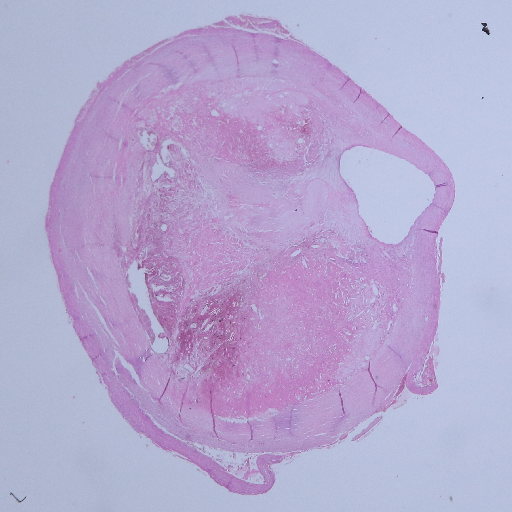
#> input picture kropacek/code/python/images/HE/100027_1_1.png, 512 x 512 px; its folder holds only this picture in this run
$ python -i plaque_mask_extraction_tmava.py   (imports and definitions only)
#> lines starting #> are read from the running program, lines starting #| are printed output that depends on the picture
#> further down, picture is the input picture: shape (512, 512, 3); mean B, G, R 207.5, 169.2, 181.1
import os
import cv2
import numpy as np
import matplotlib.pyplot as plt


def pick_color(event, x, y, flags, param):
    global mask
    if event == cv2.EVENT_LBUTTONDOWN:
        pixel = hsv[y, x]
        delta = 2

        lower_hsv_bound = (0, 0, 0)
        upper_hsv_bound = (int(pixel[0]) + delta, int(pixel[1]) + delta, int(pixel[2]) + delta)
        part1 = cv2.inRange(hsv, lower_hsv_bound, upper_hsv_bound)

        lower_hsv_bound = (int(pixel[0]) - delta, int(pixel[1]) - delta, int(pixel[2]) + delta)
        upper_hsv_bound = (180, 255, 255)
        part2 = cv2.inRange(hsv, lower_hsv_bound, upper_hsv_bound)

        temp = cv2.bitwise_or(part1, part2)
        mask = cv2.bitwise_or(temp, mask)
        plt.imshow(mask, cmap='gray')
        plt.show()
    if event == cv2.EVENT_RBUTTONDOWN:
        pixel = hsv[y, x]
        lower_hsv_bound = (int(pixel[0]) - 2, int(pixel[1]) - 2, int(pixel[2]) - 2)
        upper_hsv_bound = (180, 255, 255)
        temp = cv2.inRange(hsv, lower_hsv_bound, upper_hsv_bound)
        temp = cv2.bitwise_not(temp)

        mask = cv2.bitwise_or(temp, mask)
        plt.imshow(mask)
        plt.show()


def get_carotid_mask(img):
    global hsv, hues, sats, vals, mask
    hsv = cv2.cvtColor(img, cv2.COLOR_BGR2HSV)
#> hsv: shape (512, 512, 3); mean H, S, V 126.3, 52.4, 207.5
    mask = np.zeros(img.shape[:-1], np.uint8)

    cv2.namedWindow('BGR', cv2.WINDOW_NORMAL)
    cv2.resizeWindow('BGR', 800, 800)
    cv2.imshow("BGR", img)
    cv2.setMouseCallback("BGR", pick_color)
    cv2.waitKey(0)
    cv2.destroyAllWindows()

    plt.imshow(mask)
    plt.show()
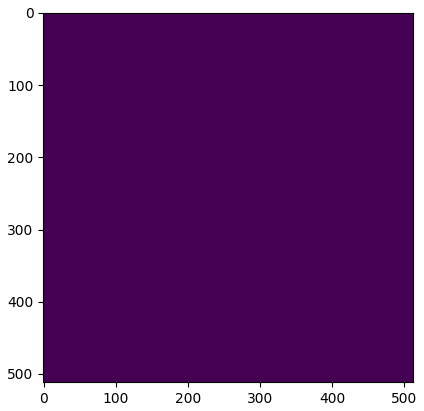
#> figure drawn by matplotlib, 1 panel

    nb_components, output, stats, centroids = cv2.connectedComponentsWithStats(mask, connectivity=8)
#> nb_components = 1; stats = [[0, 0, 512, 512, 262144]]; centroids = [[255.5, 255.5]]
#> mask: shape (512, 512); every value is 0
    sizes = stats[1:, -1]
#> sizes = empty array
    nb_components = nb_components - 1
#> nb_components = 0

    # filter out small background elements
    min_size = 800
    # your answer image
    result_bg = np.zeros(mask.shape, np.uint8)
    # for every component in the image, you keep it only if it's above min_size
    for i in range(0, nb_components):
        if sizes[i] >= min_size:
            result_bg[output == i + 1] = 255

    result_bg = cv2.bitwise_not(result_bg)

    # filter out small foreground elements
    nb_components, output, stats, centroids = cv2.connectedComponentsWithStats(result_bg, connectivity=8)
#> nb_components = 2; centroids = [[nan, nan], [255.5, 255.5]]
#> result_bg: shape (512, 512); every value is 255
    sizes = stats[1:, -1]
#> sizes = [262144]
    nb_components = nb_components - 1
#> nb_components = 1

    min_size = 800
    # your answer image
    result_fg = np.zeros(mask.shape, np.uint8)
    # for every component in the image, you keep it only if it's above min_size
    for i in range(0, nb_components):
        if sizes[i] >= min_size:
            result_fg[output == i + 1] = 255

    result_fg = cv2.medianBlur(result_fg, 3)
    result_fg[result_fg > 0] = 255

    plt.imshow(result_fg)
    plt.show()

#> (the run stopped early here; a loop or call above may not have finished)
